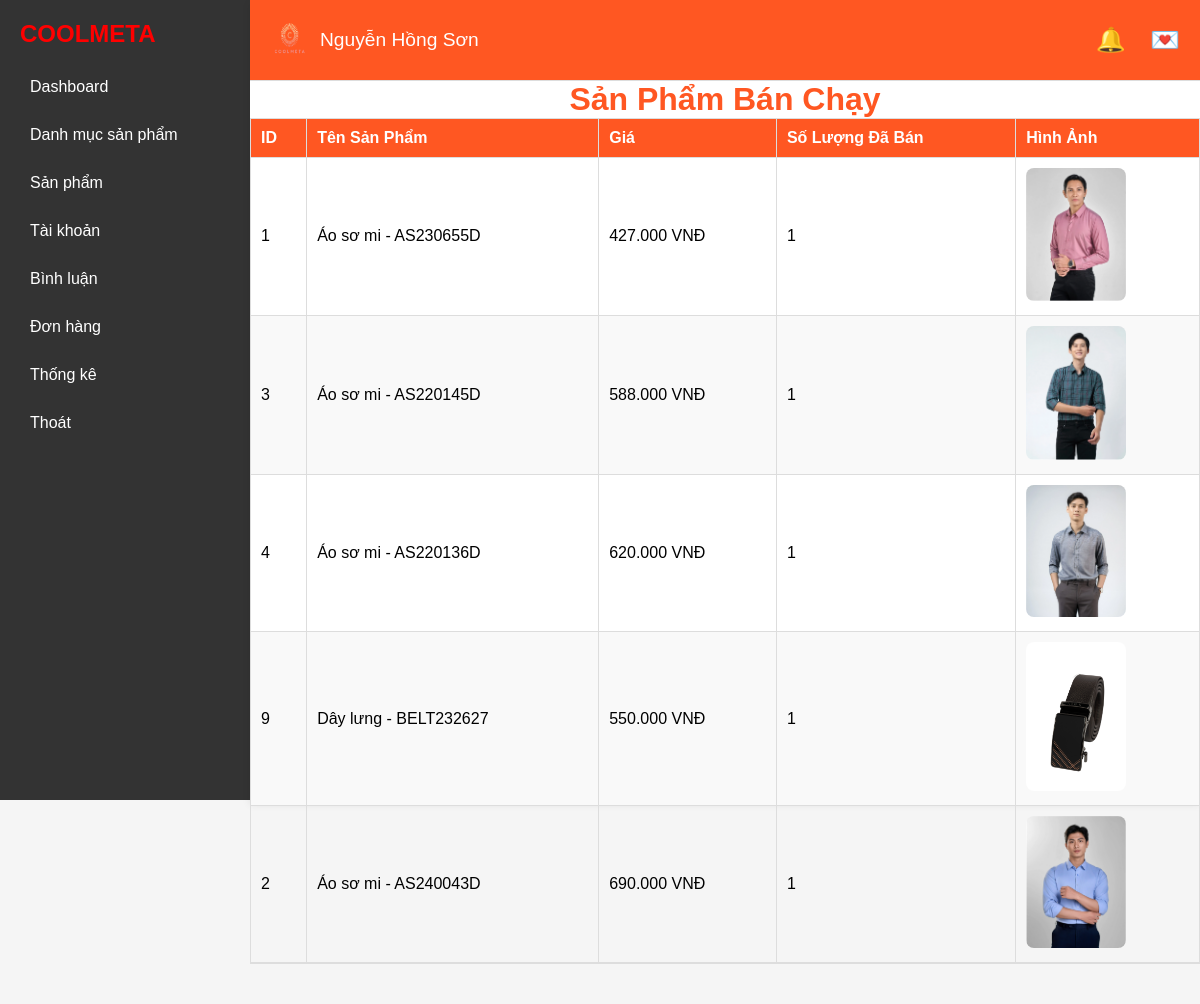
The app's page /index.php?role=admin&act=BestSelling (signed in) with its own data.
### tables this page shows
CREATE TABLE `products` (
  `id` int NOT NULL,
  `name` varchar(255) NOT NULL,
  `image` varchar(255) DEFAULT NULL,
  `price` decimal(25,2) DEFAULT NULL,
  `description` text,
  `content` text,
  `type` varchar(10) NOT NULL,
  `status` enum('active','inactive') DEFAULT 'active',
  `category_id` int NOT NULL,
  `view` int DEFAULT '0',
  `created_at` timestamp NULL DEFAULT CURRENT_TIMESTAMP
);

### app/Database/Functions.php (called while the page is built, shortened)
<?php
function view($path_view, $data=[]){
    extract($data);
    $path_view  = str_replace(".","/", $path_view);
    include_once "app/Views/$path_view.php";
};

### app/Controllers/Admin/AdminStatisticalController.php (called while the page is built, shortened)
<?php
class AdminStatisticalController
{
    public function bestselling()
    {
        $products = (new Product)->getBestSellingProducts();
        return view('Admin.statistical.BestSelling', compact('products'));
    }
}

### index.php (called while the page is built, shortened)
<?php
include_once "app/Database/Database.php";
include_once "app/Database/Functions.php";
include_once "app/Models/Product.php";
include_once  "app/Controllers/Admin/AdminStatisticalController.php";
include_once "Router/Web.php";

### app/Database/Database.php (called while the page is built, shortened)
<?php
class Database
{
    private $pdo;
    public function __construct()
    {
        try {
            $this->pdo = new PDO("mysql:host=" . HOST . ";port=" . PORT . ";dbname=" . DBNAME,USERNAME,PASSWORD);
            $this->pdo->setAttribute(PDO::ATTR_ERRMODE, PDO::ERRMODE_EXCEPTION);
        } catch (Exception $error) {
            echo "<h1>Lỗi kết nối CSDL: " . $error->getMessage() . "</h1>";
        }
    }
    public function getConnection()
    {
        return $this->pdo;
    }
    public function __destruct()
    {
        $this->pdo = null;
    }
}

### app/Models/Product.php (called while the page is built, shortened)
<?php
class Product
{
    public $pdo;
    public function __construct()
    {
        $db = new Database();
        $this->pdo = $db->getConnection();
    }
    public function getBestSellingProducts()
    {
        $sql = "SELECT p.id, p.name, p.price, p.image, SUM(od.quantity) AS total_sold
                FROM products p
                JOIN order_details od ON p.id = od.product_id
                GROUP BY p.id, p.name, p.price, p.image
                ORDER BY total_sold DESC
                LIMIT 10";
        $stmt = $this->pdo->prepare($sql);
        $stmt->execute();
        return $stmt->fetchAll(PDO::FETCH_ASSOC);
    }
}

### app/Views/Admin/statistical/BestSelling.php (the view)
<?php include_once VIEW . "Admin/base/header.php" ?>
<link rel="stylesheet" href="Assets/Admin/Css/bestselling.css">
<main>
<h1>Sản Phẩm Bán Chạy</h1>
    <div class="container">
        <table class="products-table">
            <thead>
                <tr>
                    <th>ID</th>
                    <th>Tên Sản Phẩm</th>
                    <th>Giá</th>
                    <th>Số Lượng Đã Bán</th>
                    <th>Hình Ảnh</th>
                </tr>
            </thead>
            <tbody>
                <?php foreach ($products as $product): ?>
                    <tr>
                        <td><?= htmlspecialchars($product['id']) ?></td>
                        <td><?= htmlspecialchars($product['name']) ?></td>
                        <td><?= number_format($product['price'], 0, ',', '.') ?> VNĐ</td>
                        <td><?= htmlspecialchars($product['total_sold']) ?></td>
                        <td><img src="<?= $product['image'] ?>" alt="<?= htmlspecialchars($product['name']) ?>" class="product-image"></td>
                    </tr>
                <?php endforeach; ?>
            </tbody>
        </table>
    </div>
</main>
<?php include_once VIEW . "Admin/base/footer.php" ?>

### Assets/Admin/Css/admin.css (style rules this page uses)
* { box-sizing: border-box; margin: 0; padding: 0; font-family: Arial, sans-serif; }
body { display: flex; height: 100vh; background-color: #f5f5f5; overflow-y: hidden; }
.container { display: flex; width: 100%; }

### Assets/Admin/Css/bestselling.css (style rules this page uses)
h1 { text-align: center; color: #ff5722; }
.products-table { width: 100%; border-collapse: collapse; }
.products-table th, .products-table td { padding: 10px; border: 1px solid #ddd; text-align: left; }
.products-table th { background-color: #ff5722; color: white; }
.products-table tbody tr:nth-child(even) { background-color: #f9f9f9; }
.product-image { max-width: 100px; border-radius: 8px; }

### records on screen
products: id "1", name "Áo sơ mi - AS230655D", price "427.000", total_sold "1", image (picture)
products: id "3", name "Áo sơ mi - AS220145D", price "588.000", total_sold "1", image (picture)
products: id "4", name "Áo sơ mi - AS220136D", price "620.000", total_sold "1", image (picture)
products: id "9", name "Dây lưng - BELT232627", price "550.000", total_sold "1", image (picture)
products: id "2", name "Áo sơ mi - AS240043D", price "690.000", total_sold "1", image (picture)

### other values on screen
$_SESSION['user']['fullname'] "Nguyễn Hồng Sơn"
